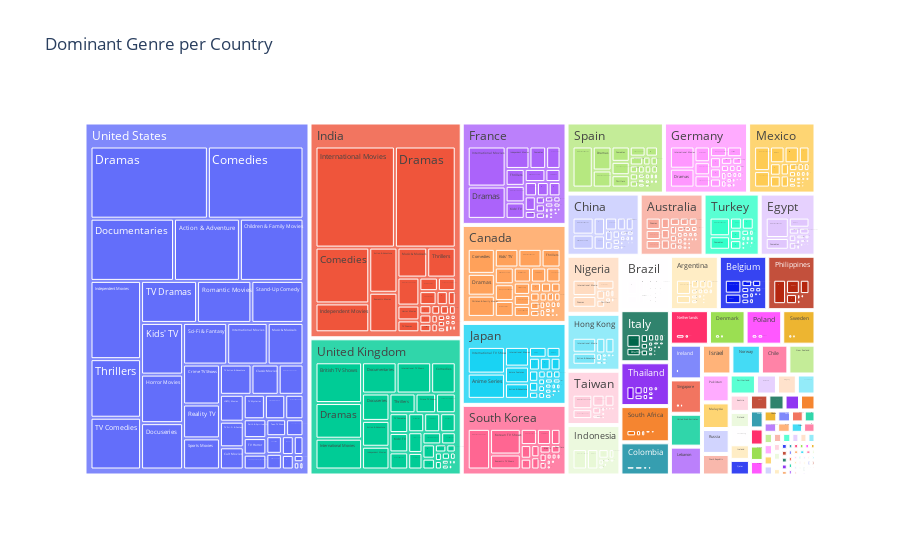

Here is the notebook cell this chart was saved with:
### Code cell
# Visualization
fig = px.treemap(genre_country_counts, path=['country', 'genre'], values='num_shows', title='Dominant Genre per Country')
fig.show()

### Figure 1 — Plotly figure (JSON) as saved in the notebook; plotly's stock layout.template omitted (floating-point values rounded to 4 significant figures; data arrays with more than 128 entries replaced by an {"elided": "..."} marker saying what was removed)
{"data": [{"branchvalues": "total", "domain": {"x": [0, 1], "y": [0, 1]}, "hovertemplate": "labels=%{label}<br>num_shows=%{value}<br>parent=%{parent}<br>id=%{id}<extra></extra>", "ids": {"elided": "1530 str values"}, "labels": {"elided": "1530 str values"}, "name": "", "parents": {"elided": "1530 str values"}, "type": "treemap", "values": {"elided": "1530 int values"}}], "layout": {"legend": {"tracegroupgap": 0}, "title": {"text": "Dominant Genre per Country"}}}
